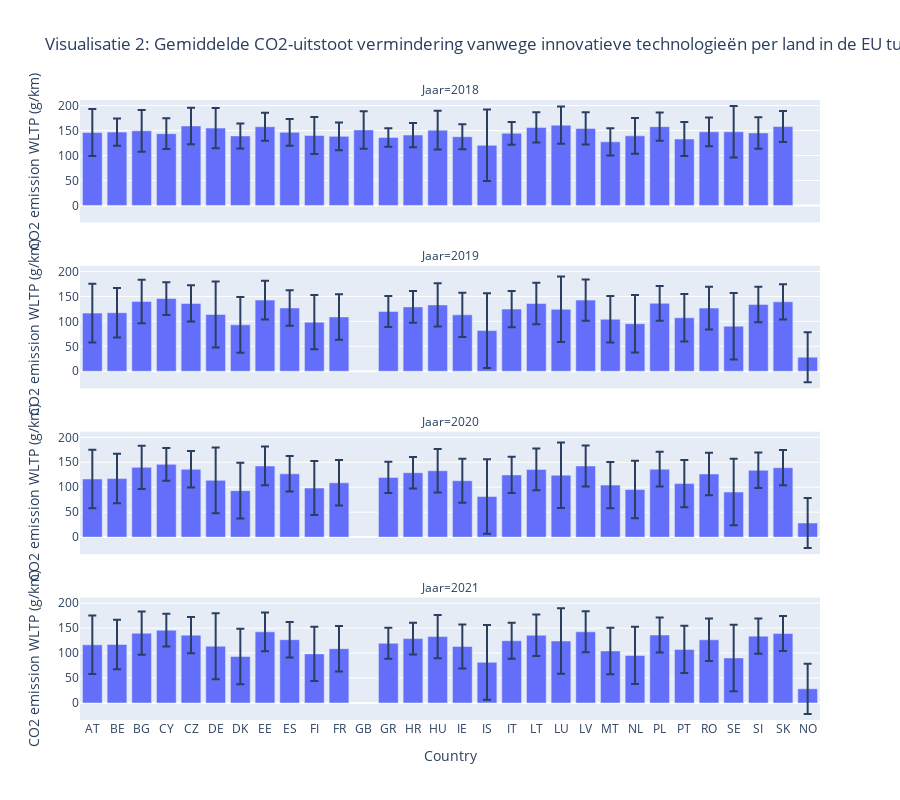

The cell this chart's notebook holds for it:
### Code cell
# Plot bar graph with average CO2 emission reduced by innovative technologies per country
fig = px.bar(country_emission,
    x="Country",
    y="Ewltp (g/km) mean",
    error_y="Ewltp (g/km) std",
    facet_col="year",
    facet_col_wrap=1,
    title="Visualisatie 2: Gemiddelde CO2-uitstoot vermindering vanwege innovatieve technologieën per land in de EU tussen 2019 en 2021",
    height=800,
    labels={
        "Ewltp (g/km) mean": "CO2 emission WLTP (g/km)"
    },
)
fig.for_each_annotation(lambda a: a.update(text=a.text.replace('year', 'Jaar')))
fig.show()

### Figure 1 — Plotly figure (JSON) as saved in the notebook; plotly's stock layout.template omitted (floating-point values rounded to 4 significant figures)
{"data": [{"alignmentgroup": "True", "error_y": {"array": [47.06, 27.41, 41.88, 30.65, 36.59, 40.3, 25.04, 27.92, 26.8, 37.21, 27.85, 37.64, 18.58, 24.25, 38.87, 25.16, 71.62, 22.78, 30.23, 37.19, 32.45, 27.18, 35.72, 28.39, 33.97, 28.8, 51.49, 31.49, 31.07]}, "hovertemplate": "year=2018<br>Country=%{x}<br>CO2 emission WLTP (g/km)=%{y}<extra></extra>", "legendgroup": "", "marker": {"color": "#636efa", "pattern": {"shape": ""}}, "name": "", "offsetgroup": "", "orientation": "v", "showlegend": false, "textposition": "auto", "type": "bar", "x": ["AT", "BE", "BG", "CY", "CZ", "DE", "DK", "EE", "ES", "FI", "FR", "GB", "GR", "HR", "HU", "IE", "IS", "IT", "LT", "LU", "LV", "MT", "NL", "PL", "PT", "RO", "SE", "SI", "SK"], "xaxis": "x4", "y": [146.0, 147.0, 149.5, 143.8, 159.3, 155.0, 139.3, 157.7, 146.4, 140.1, 138.4, 151.3, 136.3, 141.0, 150.8, 137.7, 120.5, 144.6, 156.4, 160.9, 154.3, 127.4, 139.4, 157.8, 133.0, 147.5, 147.5, 145.2, 157.9], "yaxis": "y4"}, {"alignmentgroup": "True", "error_y": {"array": [58.69, 49.61, 43.37, 32.81, 36.44, 66.04, 55.84, 38.87, 35.65, 54.26, 45.59, 31.17, 31.64, 43.35, 44.15, 74.79, 36.21, 41.62, 65.66, 41.1, 46.51, 57.49, 50.12, 34.9, 47.43, 42.69, 66.65, 35.51, 35.28]}, "hovertemplate": "year=2019<br>Country=%{x}<br>CO2 emission WLTP (g/km)=%{y}<extra></extra>", "legendgroup": "", "marker": {"color": "#636efa", "pattern": {"shape": ""}}, "name": "", "offsetgroup": "", "orientation": "v", "showlegend": false, "textposition": "auto", "type": "bar", "x": ["AT", "BE", "BG", "CY", "CZ", "DE", "DK", "EE", "ES", "FI", "FR", "GR", "HR", "HU", "IE", "IS", "IT", "LT", "LU", "LV", "MT", "NL", "NO", "PL", "PT", "RO", "SE", "SI", "SK"], "xaxis": "x3", "y": [116.5, 117.3, 139.8, 145.8, 135.9, 113.8, 93.09, 142.6, 126.8, 98.35, 108.9, 119.7, 129.0, 133.0, 113.0, 81.45, 124.6, 135.7, 124.2, 142.6, 104.2, 95.31, 28.24, 136.2, 107.3, 126.6, 90.26, 133.9, 139.2], "yaxis": "y3"}, {"alignmentgroup": "True", "error_y": {"array": [58.69, 49.61, 43.37, 32.81, 36.44, 66.04, 55.84, 38.87, 35.65, 54.26, 45.59, 31.17, 31.64, 43.35, 44.15, 74.79, 36.21, 41.62, 65.66, 41.1, 46.51, 57.49, 50.12, 34.9, 47.43, 42.69, 66.65, 35.51, 35.28]}, "hovertemplate": "year=2020<br>Country=%{x}<br>CO2 emission WLTP (g/km)=%{y}<extra></extra>", "legendgroup": "", "marker": {"color": "#636efa", "pattern": {"shape": ""}}, "name": "", "offsetgroup": "", "orientation": "v", "showlegend": false, "textposition": "auto", "type": "bar", "x": ["AT", "BE", "BG", "CY", "CZ", "DE", "DK", "EE", "ES", "FI", "FR", "GR", "HR", "HU", "IE", "IS", "IT", "LT", "LU", "LV", "MT", "NL", "NO", "PL", "PT", "RO", "SE", "SI", "SK"], "xaxis": "x2", "y": [116.5, 117.3, 139.8, 145.8, 135.9, 113.8, 93.09, 142.6, 126.8, 98.35, 108.9, 119.7, 129.0, 133.0, 113.0, 81.45, 124.6, 135.7, 124.2, 142.6, 104.2, 95.31, 28.24, 136.2, 107.3, 126.6, 90.26, 133.9, 139.2], "yaxis": "y2"}, {"alignmentgroup": "True", "error_y": {"array": [58.69, 49.61, 43.37, 32.81, 36.44, 66.04, 55.84, 38.87, 35.65, 54.26, 45.59, 31.17, 31.64, 43.35, 44.15, 74.79, 36.21, 41.62, 65.66, 41.1, 46.51, 57.49, 50.12, 34.9, 47.43, 42.69, 66.65, 35.51, 35.28]}, "hovertemplate": "year=2021<br>Country=%{x}<br>CO2 emission WLTP (g/km)=%{y}<extra></extra>", "legendgroup": "", "marker": {"color": "#636efa", "pattern": {"shape": ""}}, "name": "", "offsetgroup": "", "orientation": "v", "showlegend": false, "textposition": "auto", "type": "bar", "x": ["AT", "BE", "BG", "CY", "CZ", "DE", "DK", "EE", "ES", "FI", "FR", "GR", "HR", "HU", "IE", "IS", "IT", "LT", "LU", "LV", "MT", "NL", "NO", "PL", "PT", "RO", "SE", "SI", "SK"], "xaxis": "x", "y": [116.5, 117.3, 139.8, 145.8, 135.9, 113.8, 93.09, 142.6, 126.8, 98.35, 108.9, 119.7, 129.0, 133.0, 113.0, 81.45, 124.6, 135.7, 124.2, 142.6, 104.2, 95.31, 28.24, 136.2, 107.3, 126.6, 90.26, 133.9, 139.2], "yaxis": "y"}], "layout": {"annotations": [{"font": {}, "showarrow": false, "text": "Jaar=2021", "x": 0.5, "xanchor": "center", "xref": "paper", "y": 0.1975, "yanchor": "bottom", "yref": "paper"}, {"font": {}, "showarrow": false, "text": "Jaar=2020", "x": 0.5, "xanchor": "center", "xref": "paper", "y": 0.465, "yanchor": "bottom", "yref": "paper"}, {"font": {}, "showarrow": false, "text": "Jaar=2019", "x": 0.5, "xanchor": "center", "xref": "paper", "y": 0.7325, "yanchor": "bottom", "yref": "paper"}, {"font": {}, "showarrow": false, "text": "Jaar=2018", "x": 0.5, "xanchor": "center", "xref": "paper", "y": 1, "yanchor": "bottom", "yref": "paper"}], "barmode": "relative", "height": 800, "legend": {"tracegroupgap": 0}, "title": {"text": "Visualisatie 2: Gemiddelde CO2-uitstoot vermindering vanwege innovatieve technologieën per land in de EU tussen 2019 en 2021"}, "xaxis": {"anchor": "y", "domain": [0, 1], "title": {"text": "Country"}}, "xaxis2": {"anchor": "y2", "domain": [0, 1], "matches": "x", "showticklabels": false}, "xaxis3": {"anchor": "y3", "domain": [0, 1], "matches": "x", "showticklabels": false}, "xaxis4": {"anchor": "y4", "domain": [0, 1], "matches": "x", "showticklabels": false}, "yaxis": {"anchor": "x", "domain": [0, 0.1975], "title": {"text": "CO2 emission WLTP (g/km)"}}, "yaxis2": {"anchor": "x2", "domain": [0.2675, 0.465], "matches": "y", "title": {"text": "CO2 emission WLTP (g/km)"}}, "yaxis3": {"anchor": "x3", "domain": [0.535, 0.7325], "matches": "y", "title": {"text": "CO2 emission WLTP (g/km)"}}, "yaxis4": {"anchor": "x4", "domain": [0.8025, 1], "matches": "y", "title": {"text": "CO2 emission WLTP (g/km)"}}}}
